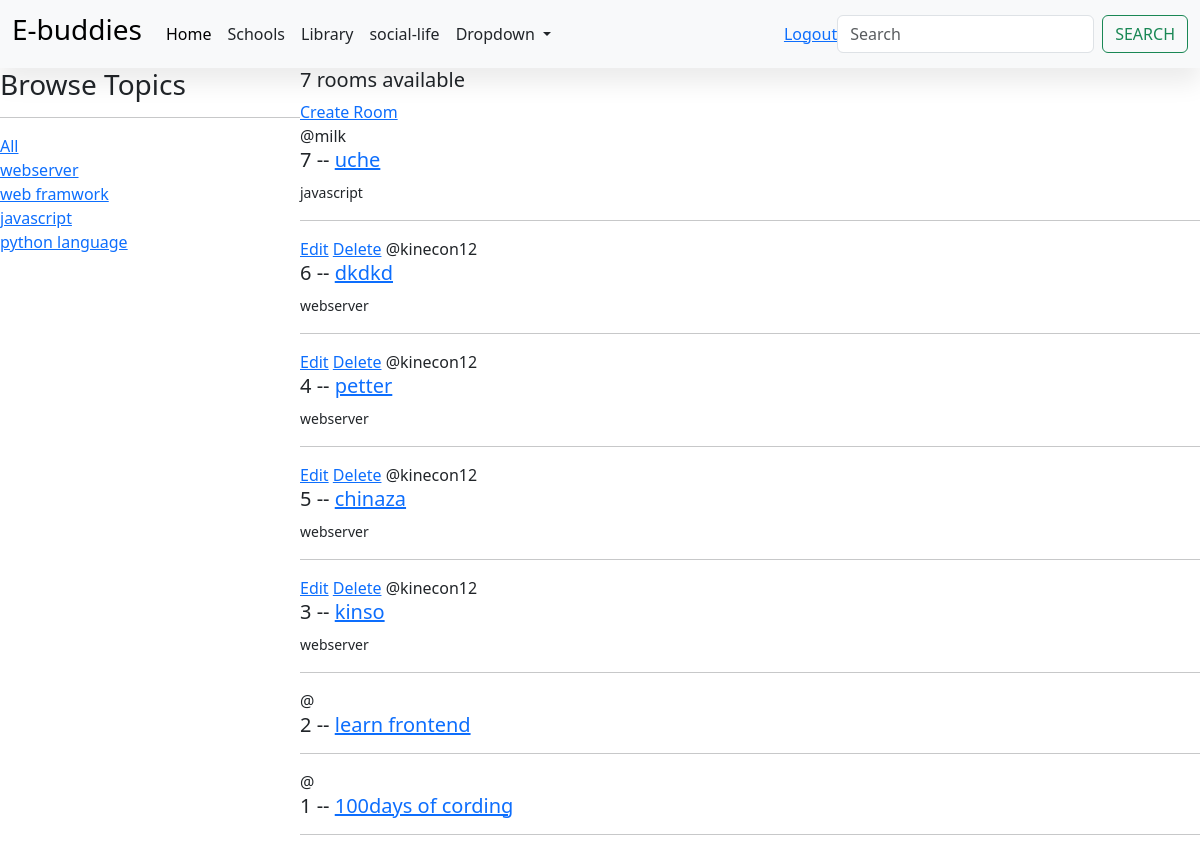
The app's page /home/ (signed in) with its own data.
### base/models.py (models this page shows, shortened)
class Topic(models.Model):
    name = models.CharField(max_length=200)

class Room(models.Model):
    host = models.ForeignKey(User, on_delete=models.SET_NULL, null=True)
    topic = models.ForeignKey('Topic', on_delete=models.SET_NULL, null=True)
    name = models.CharField(max_length=200)
    description = models.TextField(null=True, blank=True)
    update = models.DateTimeField(auto_now=True)
    created = models.DateTimeField(auto_now_add=True)
    class Meta:
       ordering = ['-update', '-created']

### base/views.py (the view)
# urls.py: path('home/', views.Home, name='Home'),
def Home(request):
    q = request.GET.get('q') if request.GET.get('q') != None else ''
    rooms = Room.objects.filter(
        Q(topic__name__icontains=q,) |
        Q(name__icontains=q) |
        Q(description__icontains=q)
    )
    topics = Topic.objects.all()
    room_count = rooms.count
    contxt = {'rooms': rooms, 'topics': topics, 'room_count': room_count}
    return render(request, 'base/home.html', contxt)

### base/templates/base/home.html (shortened to what this page needs)
{% extends 'main.html' %}
{% block content %}
<div class="Home-container">
    <div>
        <h3>Browse Topics</h3>
        <hr>
        <div>
            <a href="{% url 'Home' %}">All</a>
        </div>
        {% for topic in topics  %}
            <div>
                <a href="{% url 'Home' %}?q={{topic.name}}">{{topic.name}}</a>
            </div>
        {% endfor %}
    </div>
    <div>
        <h5>{{room_count}} rooms available</h5>
        <a href="{% url 'create-room' %}">Create Room</a>
        <div>
            {% for room in rooms  %}
            <div>
                {% if request.user == room.host %}
                <a href="{% url 'update-room' room.id %}">Edit</a>
                <a href="{% url 'delete-room' room.id %}">Delete</a>
                {% endif %}
                <span>@{{room.host.username}}</span>
                <h5>{{room.id}} -- <a href="{% url 'room' room.id %}">{{room.name}}</a></h5>
                <small>{{room.topic.name}}</small>
                <hr>
            </div>
             {% endfor %}
        </div>
    </div>
</div>
{% endblock content %}

### static/styles/main.css (style rules this page uses)
body { background-color:floralwhite; }

### static/styles/style.css (style rules this page uses)
:root { --c-dark: #212529; --c-brand: #4e57d4; --c-brand-light: #6970dd; --c-brand-rgb: 78, 87, 212; --c-body: #727272; --font-base: "ClashDisplay", sans-serif; --box-shadow: 0px 15px 25px rgba(0,0,0,0.08); --transition: all 0.5s ease; }
body { font-family: var(--font-base); line-height: 1.7; color: var(--c-body); }
h1, h2, h3,h4, h5, h6, .h1, .h2, .h3, .h4, .h5, .h6 { font-weight: 600; color: var(--c-dark); }
a { text-decoration: none; color: var(--c-brand); transition: var(--transition); }

### base/templates/base/home.html (style rules this page uses)
.Home-container { display: grid; grid-template-columns: 1fr 3fr; }

### records on screen
Topic: name "webserver"
Topic: name "web framwork"
Topic: name "javascript"
Topic: name "python language"
Room: host.username "milk", id "7", name "uche", topic.name "javascript"
Room: shows "Edit", host.username "kinecon12", id "6", name "dkdkd", topic.name "webserver"
Room: shows "Edit", host.username "kinecon12", id "4", name "petter", topic.name "webserver"
Room: shows "Edit", host.username "kinecon12", id "5", name "chinaza", topic.name "webserver"
Room: shows "Edit", host.username "kinecon12", id "3", name "kinso", topic.name "webserver"
Room: id "2", name "learn frontend"
Room: id "1", name "100days of cording"

### other values on screen
{{ room_count }} "7"
